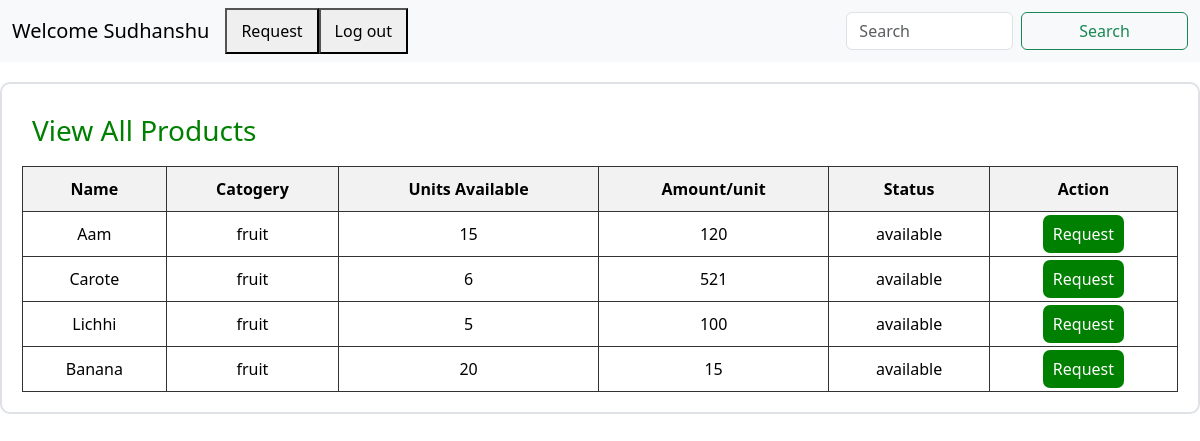
/user_dash/1, run on the app's committed database.
### application/models.py (models this page shows)
class User(db.Model):
    __tablename__ = "user"
    id = db.Column(db.Integer, primary_key=True)
    username = db.Column(db.String(20), unique=True, nullable=False)
    email = db.Column(db.String(30), unique=True, nullable=False)
    password = db.Column(db.String(20), nullable=False)
    type = db.Column(db.String(20), default="user", nullable=False)
    requests = db.relationship("Request", backref="user", )

class Product(db.Model):
    __tablename__ = "product"
    id = db.Column(db.Integer, primary_key=True)
    prod_name = db.Column(db.String(20), nullable=False)
    category = db.Column(db.String(20), nullable=False)
    quantity = db.Column(db.Integer, nullable=False)
    price = db.Column(db.Integer, nullable=False)
    status = db.Column(db.String(20), default="available", nullable=False)
    requests = db.relationship("Request", backref="product",)

### application/controllers.py (the view)
@app.route("/user_dash/<int:user_id>",methods=["GET","POST"])
def user(user_id):
    this_user=User.query.filter_by(id=user_id).first()
    all_prod=Product.query.all()
    return render_template("user_dash.html",this_user=this_user,all_prod=all_prod)

### templates/user_dash.html (shortened to what this page needs)
<!DOCTYPE html>
<html lang="en">
<head>
    <link rel="stylesheet" href="/static/style.css">
    <link href="https://cdn.jsdelivr.net/npm/bootstrap@5.3.8/dist/css/bootstrap.min.css" rel="stylesheet">
</head>
<body>
    <div class="main">
        <nav class="navbar navbar-expand-lg bg-body-tertiary">
            <div class="container-fluid">
                <a class="navbar-brand" href="#">Welcome {{this_user.username}} </a>
                <div class="collapse navbar-collapse" id="navbarSupportedContent">
                    <ul class="navbar-nav me-auto mb-2 mb-lg-0">
                    <li class="nav-item">
                    <button><a class="nav-link active" aria-current="page" href="/user/request/{{this_user.id}}">Request</a></button>
                    </li>
                    <li class="nav-item">
                    <button><a class="nav-link active" aria-current="page" href="/login"> Log out </a></button>
                    </li>
                    </ul>
                <form class="d-flex" role="search">
                    <input class="form-control me-2" type="search" placeholder="Search" aria-label="Search"/>
                    <button class="btn btn-outline-success" type="submit">Search</button>
                </form>
                </div>
            </div>
        </nav>
        <div class="table">
            <h3>View All Products</h3>
            <div>
                <table>
                    <thead>
                    <tr>
                        <th>Name</th>
                        <th>Catogery</th>
                        <th>Units Available</th>
                        <th>Amount/unit</th>
                        <th>Status</th>
                        <th>Action</th>
                    </tr>
                    </thead>
                    <tbody>
                    {% for i in all_prod %}
                    <tr>
                        <td>{{ i.prod_name }}</td>
                        <td>{{ i.category }}</td>
                        <td>{{ i.quantity }}</td>
                        <td>{{ i.price }}</td>
                        <td>{{ i.status }}</td>
                        <td><a href="/user_req/{{i.id}}/{{this_user.id}}" class="g_btn">Request</a></td>
                    </tr>
                    {% endfor %}
                    </tbody>
                </table>
            </div>
        </div>
    </div>
</body>
</html>

### static/style.css (style rules this page uses)
.btn { width: 100%; padding: 10px; background-color: black; color: white; cursor: pointer; }
.table { width: 90%; margin: 20px auto; padding: 20px; border: 2px solid #333; border-radius: 10px; background-color: #fff; }
.table table { width: 100%; border-collapse: collapse; }
.table th, .table td { border: 1px solid #333; padding: 10px; text-align: center; }
.table th { background-color: #f2f2f2; }
.g_btn { background-color: green; color: white; padding: 8px 10px; border-radius: 7px; text-decoration: none; font-weight: 500; }
.table h3 { color: green; padding: 10px; }

### data on the page
User: username "Sudhanshu"
Product: prod_name "Aam", category "fruit", quantity "15", price "120", status "available"
Product: prod_name "Carote", category "fruit", quantity "6", price "521", status "available"
Product: prod_name "Lichhi", category "fruit", quantity "5", price "100", status "available"
Product: prod_name "Banana", category "fruit", quantity "20", price "15", status "available"
